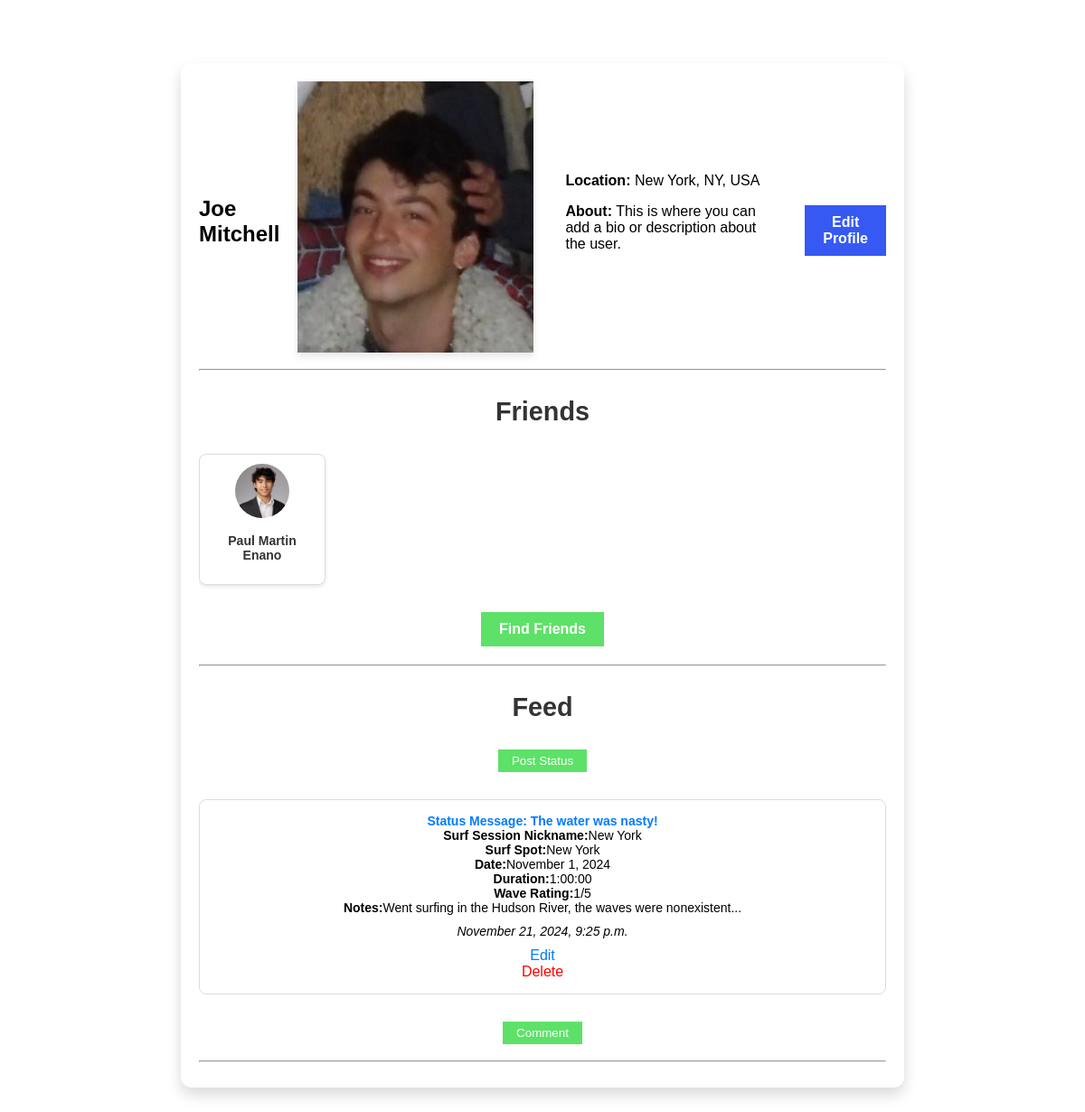
/profile/12/ (signed in), run on an earlier commit of the app's database.
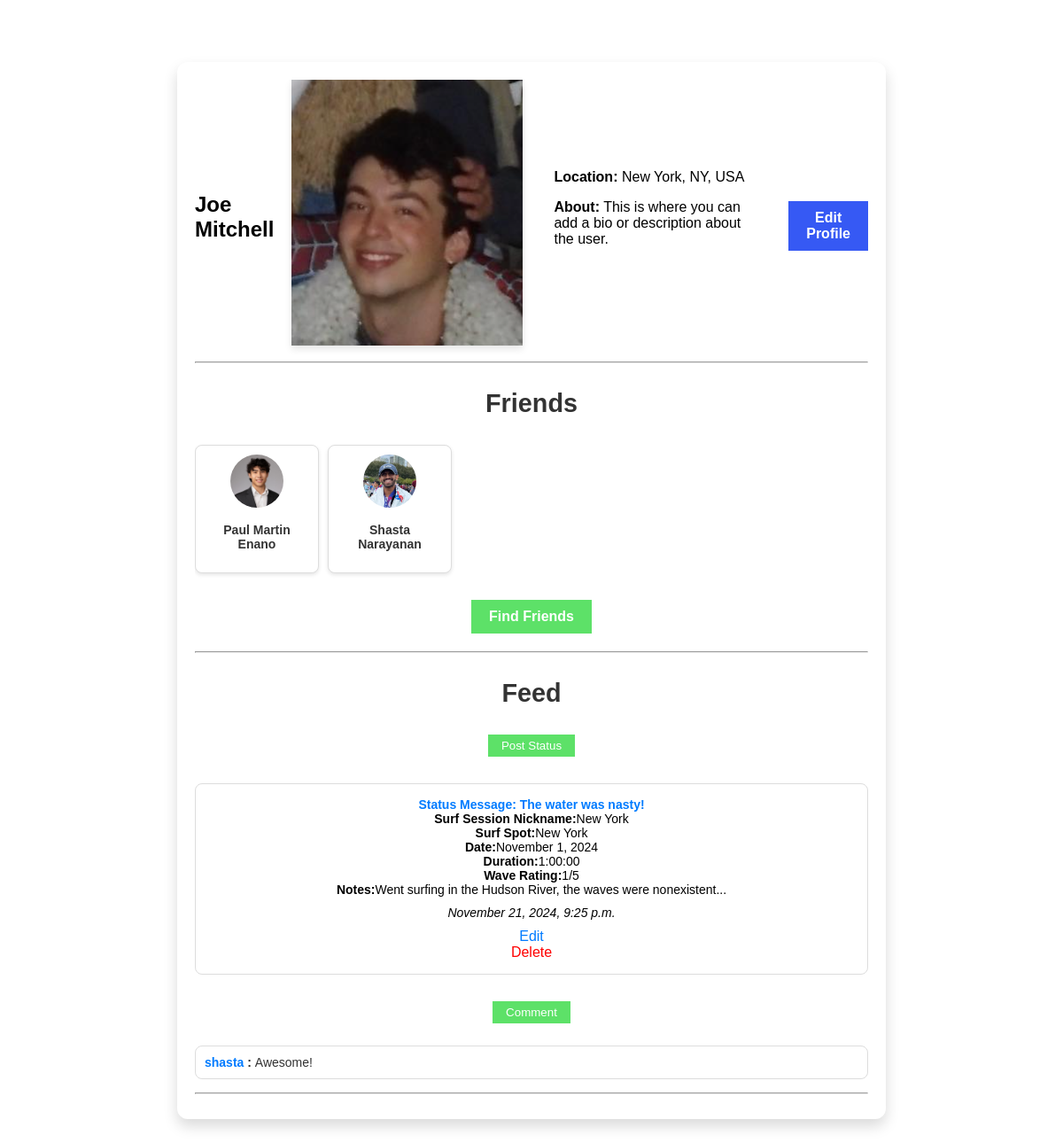
And on a later commit of the database.
### tide/models.py (models this page shows, shortened)
class Profile(models.Model):
    user = models.OneToOneField(User, on_delete=models.CASCADE)  # Each user has one profile
    fname = models.CharField(max_length=100)
    lname = models.CharField(max_length=100)
    city = models.CharField(max_length=100)
    email = models.EmailField()
    image = models.ImageField(upload_to='profile_images/', blank=True, null=True)
    bio = models.TextField(default="This is where you can add a bio or description about the user.", blank=True)
    def get_friends(self):
        friends = Friend.objects.filter(models.Q(profile1=self) | models.Q(profile2=self))
        return [f.profile2 if f.profile1 == self else f.profile1 for f in friends]

class StatusMessage(models.Model):
    timestamp = models.DateTimeField(auto_now_add=True)
    message = models.TextField()
    profile = models.ForeignKey('Profile', on_delete=models.CASCADE, related_name='status_messages')
    surf_session = models.OneToOneField(SurfSession, on_delete=models.SET_NULL, null=True, blank=True)
    def get_images(self):
        return self.images.all()

class SurfSession(models.Model):
    surf_spot = models.ForeignKey(SurfSpot, on_delete=models.CASCADE, related_name='surf_sessions')
    user = models.ForeignKey(User, on_delete=models.CASCADE, related_name='surf_sessions')
    date = models.DateField()
    duration = models.DurationField()
    wave_rating = models.IntegerField(choices=[(i, str(i)) for i in range(1, 6)])
    notes = models.TextField(blank=True, max_length=100)

class SurfSpot(models.Model):
    user = models.ForeignKey(User, on_delete=models.CASCADE, related_name='surf_spots')
    station_id = models.CharField(max_length=10)
    nickname = models.CharField(max_length=100, blank=True)
    latitude = models.FloatField()
    longitude = models.FloatField()
    created_at = models.DateTimeField(auto_now_add=True)
    def __str__(self):
        return f"{self.nickname or self.station_id}"
    class Meta:
        ordering = ['-created_at']

class Comment(models.Model):
    status_message = models.ForeignKey('StatusMessage', on_delete=models.CASCADE, related_name='comments')
    parent_comment = models.ForeignKey('self', on_delete=models.CASCADE, related_name='replies', null=True, blank=True)
    profile = models.ForeignKey('Profile', on_delete=models.CASCADE, related_name='comments')
    comment_text = models.TextField()

### tide/views.py (the view)
# urls.py: path('profile/<int:pk>/', views.ShowProfilePageView.as_view(), name='show_profile'),
class ShowProfilePageView(LoginRequiredMixin, DetailView):
    model = Profile
    template_name = 'tide/show_profile.html'
    context_object_name = 'profile'
    login_url = '/login/'

### tide/templates/tide/show_profile.html (shortened to what the changed rows need)
{% extends 'tide/base.html' %}
{% block content %}
<body class="profile-body">
    <div class="content-wrapper">
        <div class="profile-expanded-card">
            <div class="profile-header">
                <h2>{{ profile.fname }} {{ profile.lname }}</h2>
            </div>
            <div class="friends-section">
                <div class="friends-container">
                    {% for friend in profile.get_friends %}
                        <div class="friend-card">
                            <a href="{% url 'show_profile' friend.pk %}">
                                {% if friend.image and friend.image.name %}
                                    <img src="{{ friend.image.url }}" class="friend-image" alt="{{ friend.fname }} {{ friend.lname }}">
                                {% else %}
                                    <img src="https://picsum.photos/60/60" class="friend-image" alt="Default Profile Image">
                                {% endif %}
                                <p class="friend-name">{{ friend.fname }} {{ friend.lname }}</p>
                            </a>
                        </div>
                    {% empty %}
                        <p>{{ profile.fname }} has no friends yet.</p>
                    {% endfor %}
                </div>
            </div>
            <div class="profile-newsfeed">
                <div class="status-messages">
                    {% for status in profile.status_messages.all|dictsortreversed:"timestamp" %}
                        <div class="status-message-container" style="margin-bottom: 20px; padding: 15px; background-color: #ffffff; border: 1px solid #ddd; border-radius: 8px;">
                            <div class="status-message">
                                <p style="color: #007BFF;"><strong>Status Message: {{ status.message }}</strong></p>
                                {% if status.surf_session %}
                                    <div class="surf-session-details">
                                        <p><strong>Surf Session Nickname:</strong> {{ status.surf_session.surf_spot.nickname }}</p>
                                        <p><strong>Surf Spot:</strong> {{ status.surf_session.surf_spot }}</p>
                                        <p><strong>Date:</strong> {{ status.surf_session.date|date:"F j, Y" }}</p>
                                        <p><strong>Duration:</strong> {{ status.surf_session.duration }}</p>
                                        <p><strong>Wave Rating:</strong> {{ status.surf_session.wave_rating }}/5</p>
                                        {% if status.surf_session.notes %}
                                            <p><strong>Notes:</strong> {{ status.surf_session.notes }}</p>
                                        {% endif %}
                                    </div>
                                {% endif %}
                                <p style="margin-top: 10px;"><em>{{ status.timestamp|date:"F j, Y, g:i a" }}</em></p>
                            </div>
                        {% if request.user == profile.user %}
                            <div class="status-actions">
                                <a href="{% url 'update_status_message' status.pk %}" class="update-status-button">Edit</a>
                            </div>
                            <div class="status-actions">
                                <a href="{% url 'delete_status_message' status.pk %}" class="delete-status-button">Delete</a>
                            </div>
                        {% endif %}
                        </div>
                        <div style="display: flex; justify-content: center; margin-top: 10px;">
                            <form method="post" action="{% url 'create_comment' status_message_id=status.id %}">
                                <button type="submit">Comment</button>
                            </form>
                        </div>
                        <div class="comments">
                            {% for comment in status.comments.all %}
                                <div class="comment" style="margin-top: 15px; margin-bottom: 15px; padding: 10px; background-color: #ffffff; border: 1px solid #ddd; border-radius: 8px;">
                                    <div style="display: flex; justify-content: space-between; align-items: center;">
                                        <p style="margin: 0; font-size: 14px; color: #333; flex-grow: 1;">
                                            <strong>
                                                <a href="{% url 'show_profile' comment.profile.pk %}" style="color: #007BFF; text-decoration: none;">
                                                    {{ comment.profile.user.username }}
                                                </a>:
                                            </strong>
                                            {{ comment.comment_text }}
                                        </p>
                                    </div>
                                </div>
                            {% endfor %}
                        </div>
                        <hr>
                    {% empty %}
                        <p>No status messages yet.</p>
                    {% endfor %}
                </div>
            </div>
        </div>
    </div>
</body>
{% endblock %}

What changed in the data, as far as the page shows it:
added Profile: image (picture), fname "Shasta", lname "Narayanan"
added Comment: profile.user.username "shasta", comment_text "Awesome!"
